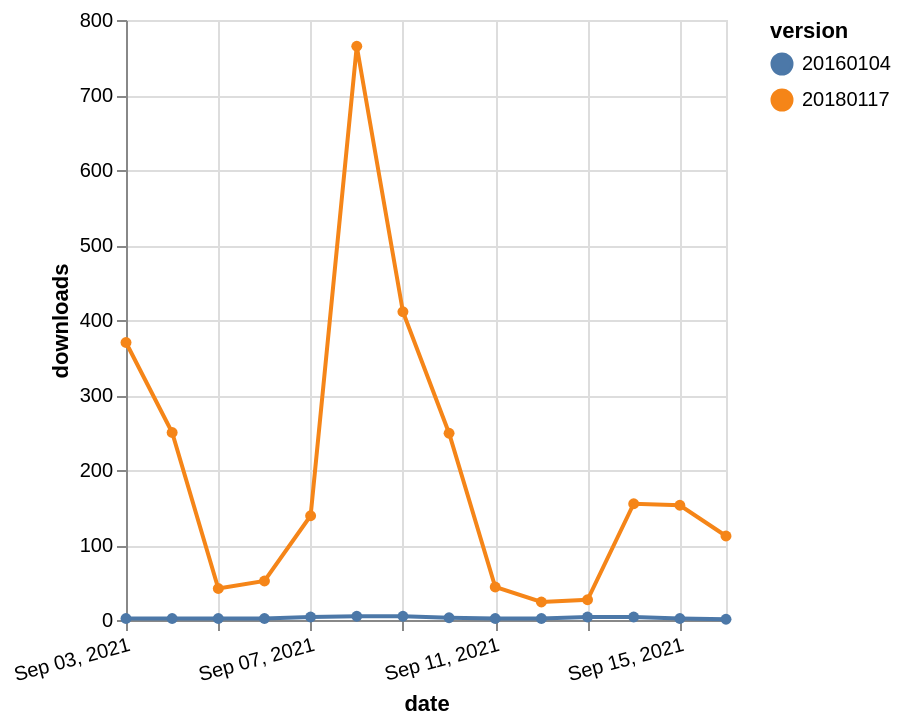

Describe this chart as a Vega-Lite specification.
### Vega-Lite specification from a JSON file in a GitHub repository (floating-point values rounded to 4 significant figures)
{"$schema": "https://vega.github.io/schema/vega-lite/v5.json", "description": "A simple bar chart with embedded data.", "data": {"values": [{"date": "2021-09-03", "total": 141433, "delta": 370, "version": "20180117"}, {"date": "2021-09-04", "total": 141683, "delta": 250, "version": "20180117"}, {"date": "2021-09-05", "total": 141725, "delta": 42, "version": "20180117"}, {"date": "2021-09-06", "total": 141777, "delta": 52, "version": "20180117"}, {"date": "2021-09-07", "total": 141916, "delta": 139, "version": "20180117"}, {"date": "2021-09-08", "total": 142681, "delta": 765, "version": "20180117"}, {"date": "2021-09-09", "total": 143092, "delta": 411, "version": "20180117"}, {"date": "2021-09-10", "total": 143341, "delta": 249, "version": "20180117"}, {"date": "2021-09-11", "total": 143385, "delta": 44, "version": "20180117"}, {"date": "2021-09-12", "total": 143409, "delta": 24, "version": "20180117"}, {"date": "2021-09-13", "total": 143436, "delta": 27, "version": "20180117"}, {"date": "2021-09-14", "total": 143591, "delta": 155, "version": "20180117"}, {"date": "2021-09-15", "total": 143744, "delta": 153, "version": "20180117"}, {"date": "2021-09-16", "total": 143856, "delta": 112, "version": "20180117"}, {"date": "2021-09-03", "total": 6768, "delta": 2, "version": "20160104"}, {"date": "2021-09-04", "total": 6770, "delta": 2, "version": "20160104"}, {"date": "2021-09-05", "total": 6772, "delta": 2, "version": "20160104"}, {"date": "2021-09-06", "total": 6774, "delta": 2, "version": "20160104"}, {"date": "2021-09-07", "total": 6778, "delta": 4, "version": "20160104"}, {"date": "2021-09-08", "total": 6783, "delta": 5, "version": "20160104"}, {"date": "2021-09-09", "total": 6788, "delta": 5, "version": "20160104"}, {"date": "2021-09-10", "total": 6791, "delta": 3, "version": "20160104"}, {"date": "2021-09-11", "total": 6793, "delta": 2, "version": "20160104"}, {"date": "2021-09-12", "total": 6795, "delta": 2, "version": "20160104"}, {"date": "2021-09-13", "total": 6799, "delta": 4, "version": "20160104"}, {"date": "2021-09-14", "total": 6803, "delta": 4, "version": "20160104"}, {"date": "2021-09-15", "total": 6805, "delta": 2, "version": "20160104"}, {"date": "2021-09-16", "total": 6806, "delta": 1, "version": "20160104"}]}, "width": "container", "mark": {"type": "line", "point": {"filled": true}}, "encoding": {"x": {"field": "date", "type": "temporal", "timeUnit": "yearmonthdate", "title": "date", "axis": {"labelAngle": -15}}, "y": {"field": "delta", "type": "quantitative", "title": "downloads"}, "color": {"field": "version", "type": "nominal"}, "tooltip": {"field": "delta"}}}
